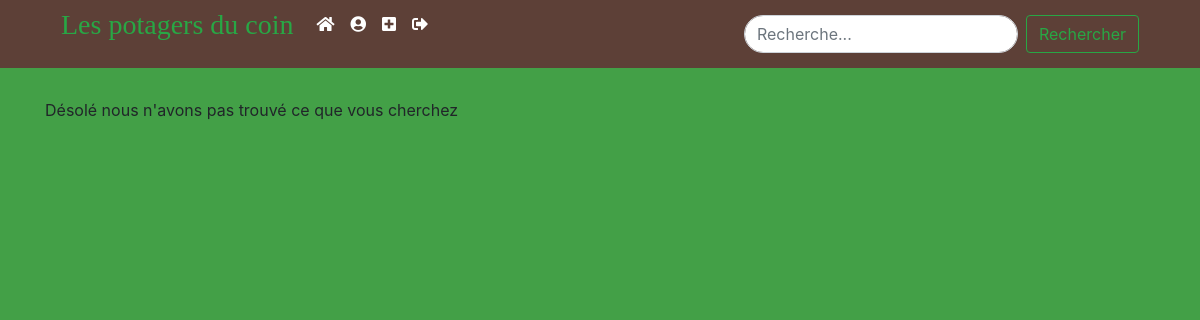
Before: / with the older database file.
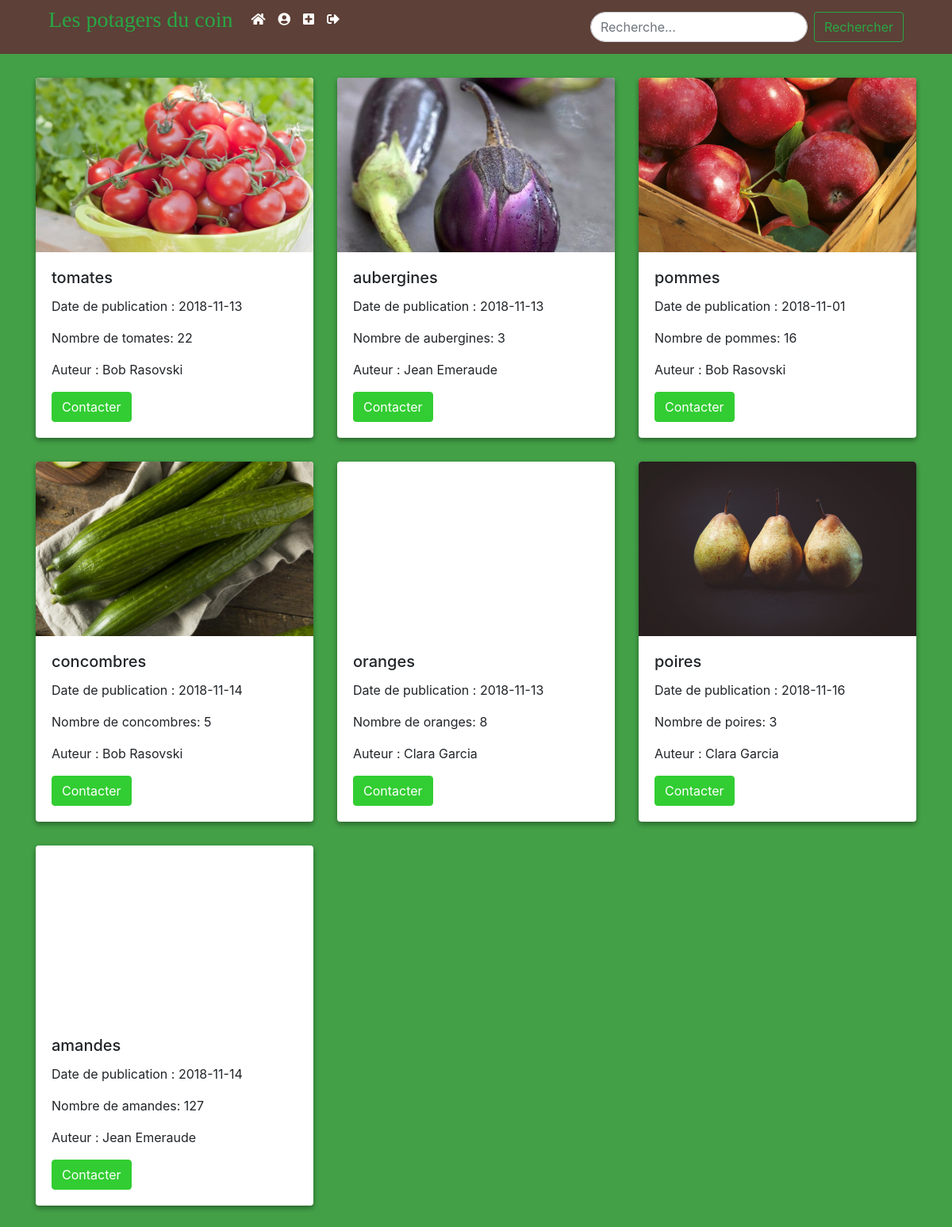
After: the same page with the newer database file.
### tables this page shows
CREATE TABLE `advert` (
  `ID` int(11) NOT NULL,
  `img_advert` text NOT NULL,
  `title` text NOT NULL,
  `date` date NOT NULL,
  `number` int(4) NOT NULL,
  `weight` int(11) NOT NULL,
  `autor` int(11) NOT NULL
);

### listadvert.php (the view, shortened to what this page needs)
<?php
    $sql = 'SELECT title, date, number, img_advert, CONCAT(profil.firstname, " ",profil.lastname) autor FROM advert a INNER JOIN profil ON profil.ID = a.autor WHERE 1';
        $req = $db->prepare($sql);
        $req->execute();
        $results = $req->fetchAll(PDO::FETCH_ASSOC);
        if(sizeof($results) === 0) {
            echo "Désolé nous n'avons pas trouvé ce que vous cherchez";
        }
?>
<div class="row">
    <?php for ($i = 0; $i < sizeof($results); $i++)
        {
            $keys = array_keys($results[$i]); ?>
    <div class="col-sm-4">
        <div class="card">
        <div class="card-img" style="background-image:url(<?php echo $results[$i]["img_advert"];?>)">
        </div>
          <div class="card-body">
            <h5 class="card-title"><?php echo $results[$i]["title"]; ?></h5>
            <p class="card-text"> Date de publication : <?php echo $results[$i]["date"] ?></p>
            <p class="card-text"> Nombre de <?php echo $results[$i]["title"] . ": " . $results[$i]["number"]; ?></p>
            <p class="card-text"> Auteur : <?php echo $results[$i]["autor"]; ?></p>
            <a href="profil.php?autor" class="btn btn-primary">Contacter</a>
          </div>
        </div>
    </div>
    <?php } ?>
</div>

### index.php (shortened to what this page needs)
<?php
include_once "session.php";
?>
<html>
  <head>
    <link rel="stylesheet" href="https://use.fontawesome.com/releases/v5.5.0/css/all.css">
    <link rel="stylesheet" href="https://stackpath.bootstrapcdn.com/bootstrap/4.1.0/css/bootstrap.min.css">
    <link rel="stylesheet" type="text/css" href="public/style/style.css">
  </head>
  <body class="home">
    <?php include_once "header.php";?>
    <div class="container">
      <?php include_once "listadvert.php";?>
    </div>
  </body>
</html>

### header.php (shortened to what this page needs)
<header>
<div class="container">
  <nav class="navbar navbar-expand-lg navbar-light bg-light">
    <div class="collapse navbar-collapse" id="navbarTogglerDemo01">
      <ul class="navbar-nav mr-auto mt-2 mt-lg-0">
      <li class="nav-item">
        <h3> Les potagers du coin </h3>
      </li>
        <li class="nav-item">
          <a class="nav-link" href="index.php"><i class="fas fa-home"></i></a>
        </li>
        <li class="nav-item">
          <a class="nav-link" href="profil.php"><i class="fas fa-user-circle"></i></a>
        </li>
        <li class="nav-item">
          <a class="nav-link" href="creadvert.php"><i class="fas fa-plus-square"></i></a>
        </li>
        <li class="nav-item">
          <a class="nav-link" href="index.php?logout=true"><i class="fas fa-sign-out-alt"></i></a>
        </li>
      </ul>
      <form class="form-inline my-2 my-lg-0" method = "get">
        <input class="form-control mr-sm-2" name="q" type="search" placeholder="Recherche..." aria-label="Search">
        <button class="btn btn-outline-success my-2 my-sm-0" type="submit">Rechercher</button>
      </form>
    </div>
  </nav>
</div>
</header>

### public/style/style.css (style rules this page uses)
header { background-color: #5D4037; margin-bottom: 30px; }
.home { background-color: #43A047; overflow-x: hidden; }
h3 { font-family: Apple Chancery, cursive; color: #28a745; padding-right: 15px; }
.navbar-light .navbar-nav .nav-link { color: white; }
.bg-light { background-color : transparent !important; }
.card-img { width: 100%; height: 220px; background-repeat: no-repeat; background-size: cover; background-position: center center; border-radius: 4px 4px 0 0; }
.card { margin-bottom: 30px; box-shadow: 0 3px 6px rgba(0,0,0,0.16), 0 3px 6px rgba(0,0,0,0.23); border:0!important; }
.btn-primary { border-color: #32CD32; background-color: #32CD32; }
li { margin-bottom:10px; }
.form-control { height: inherit!important; border-radius: 30px; }

Changed rows visible on the page:
now on this page (row edited): advert: img_advert (picture), title "tomates", date "2018-11-13", number "22", autor "Bob Rasovski"
added advert: img_advert (picture), title "aubergines", date "2018-11-13", number "3", autor "Jean Emeraude"
added advert: img_advert (picture), title "pommes", date "2018-11-01", number "16", autor "Bob Rasovski"
added advert: img_advert (picture), title "concombres", date "2018-11-14", number "5", autor "Bob Rasovski"
added advert: title "oranges", date "2018-11-13", number "8", autor "Clara Garcia"
added advert: img_advert (picture), title "poires", date "2018-11-16", number "3", autor "Clara Garcia"
added advert: title "amandes", date "2018-11-14", number "127", autor "Jean Emeraude"
Other visible differences:
text no longer shown: "Désolé nous n'avons pas trouvé ce que vous cherchez"
